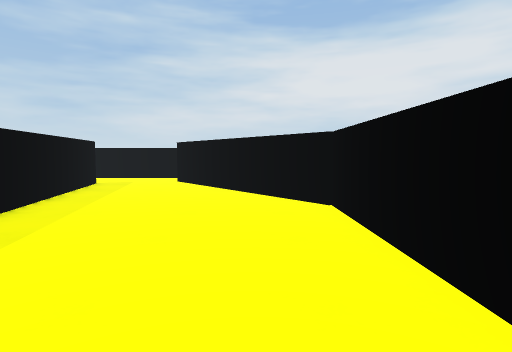
View 1 (above)

15 first-person views from a walk through a Unity game level. The camera is 1.2 m above the floor, tilts 4° down and sees 80° across. The floor is counted in squares, 1 m on a side. Each view is taken from the middle of a square. On the plan, view 1 faces up. The plan holds only what a view shows up to about 13 squares ahead; the rest is blank. The place goes on beyond the plan.

View 2
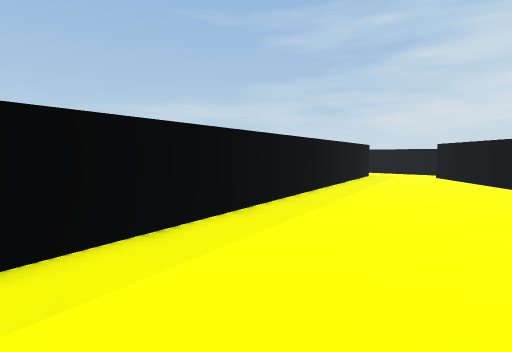

View 3
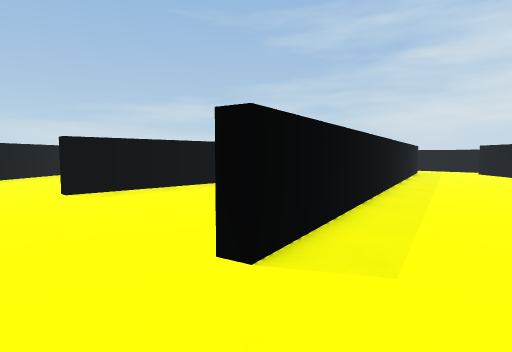

View 4
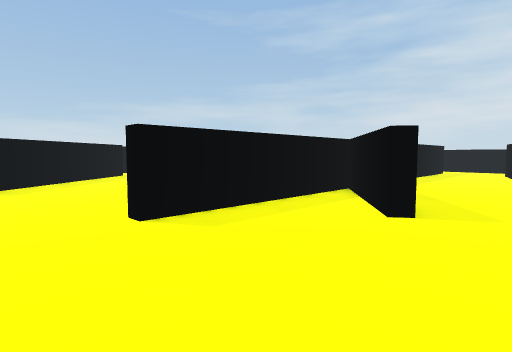

View 5
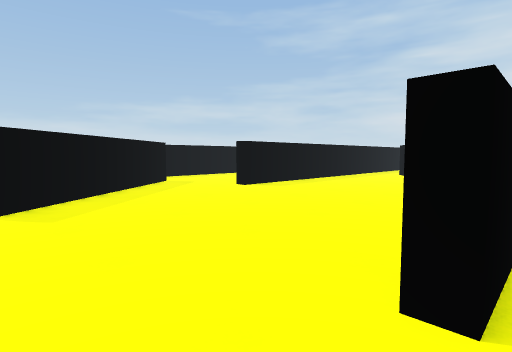

View 6
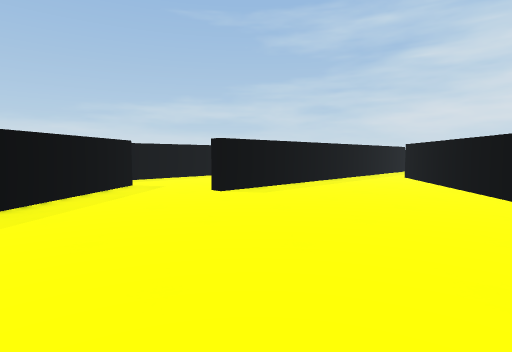

View 7
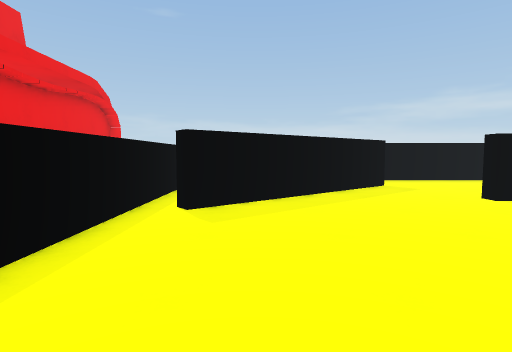

View 8
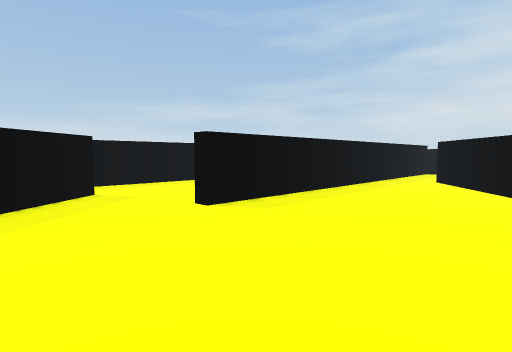

View 9
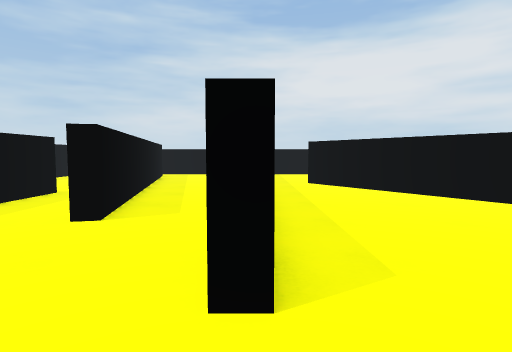

View 10
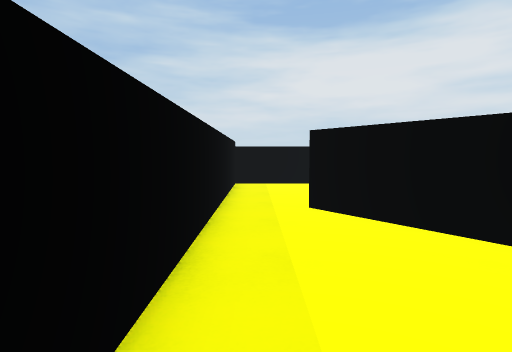

View 11
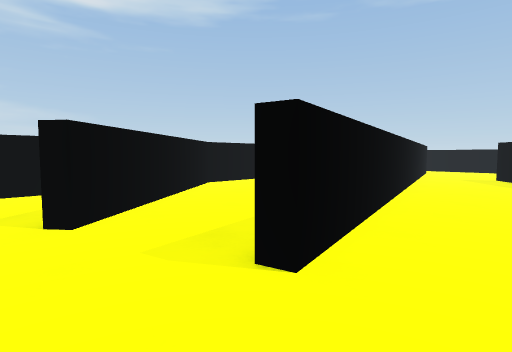

View 12
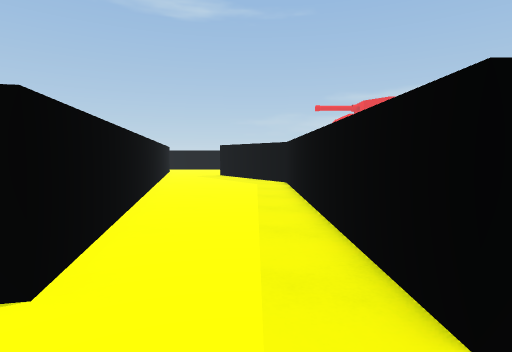

View 13
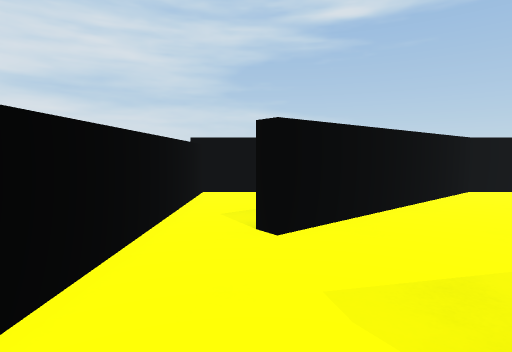

View 14
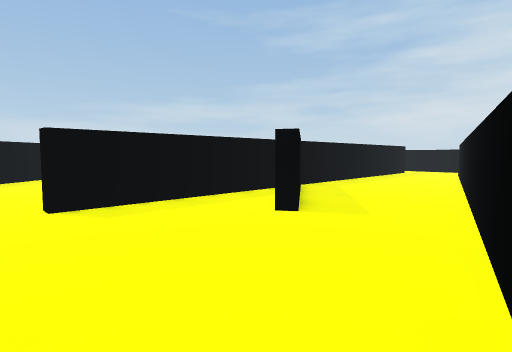

View 15
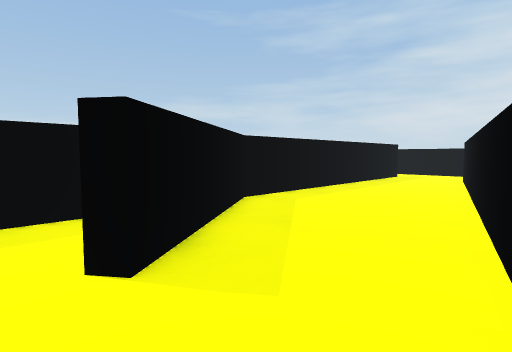

### Floor plan
Points are (right, up) in squares from view 1. A wall is a line through its corners. A room is listed if a view was taken in it or the views show most of it. See-through windows are left out.
Room 1 (views 1, 2, 3, 4, 5, 6, 7, 8, 9, 10, 14, 15)
walls: (-11.8, 3.1) (-16.1, 9); (-6.9, -2.8) (-7.3, -3.1) (-10.3, 1) (-10.3, -6.6) (-10.9, -6.6); (-6.4, 11.4) (-2.9, -4.3); (-18.9, 8.4) (-18.9, -0.8) (-19.4, -0.8); (-18.1, -9.7) (-14.2, -9.7); (-22.5, -2.4) (-17.6, -8.5) (-18, -8.8); (1.8, 5.2) (1.8, 7.1) (-3.5, 13.7); (-22.5, 5.8) (-21.8, 2.5) (-22.4, 2.4)
ways out: opening at (-5.5, -2) to room 2; opening at (-4.5, 12.5) to room 2; opening at (-17.5, 9); gap at (-18, -9)
Room 2 (views 11, 12, 13)
walls: (-10.3, 9.5) (-10.3, 1.9) (-6.9, -2.8); (-6.7, 12.8) (-6.4, 11.4); (-3.5, 13.7) (-3.1, 14.1); (1.8, 13.1) (1.8, 16.1); (1.8, 15.7) (-2.8, 15.7); (-3.8, -2.5) (-6.9, 11.5)
ways out: opening at (-5.5, -2) to room 1; opening at (-4.5, 12.5) to room 1

Positions as (right, up) in squares from view 1, and headings:
1: (0, 0), facing up
2: (1, -4), facing up-left
3: (0, -9), facing up-left
4: (-5, -9), facing up-left
5: (-10, -9), facing up-left
6: (-11, -7), facing up-left
7: (-11, -7), facing left
8: (-13, -5), facing up-left
9: (-19, -3), facing up
10: (-18, 3), facing up
11: (-9, 15), facing down-right
12: (-9, 15), facing down
13: (-8, 14), facing right
14: (-3, -8), facing up-left
15: (-4, -4), facing up-left
